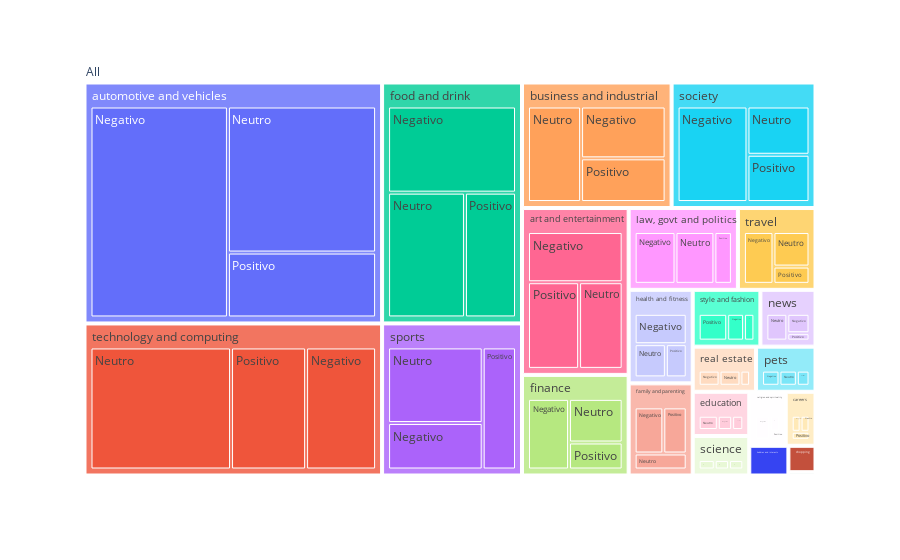

Notebook code cell kept with this figure:
### Code cell
fig = px.treemap(data, path=[px.Constant('All'), 'topic', 'var_obj_cat'], values='# of Tweets')
fig.show()

### Figure 1 — Plotly figure (JSON) as saved in the notebook; plotly's stock layout.template omitted (floating-point values rounded to 4 significant figures)
{"data": [{"branchvalues": "total", "domain": {"x": [0, 1], "y": [0, 1]}, "hovertemplate": "labels=%{label}<br># of Tweets=%{value}<br>parent=%{parent}<br>id=%{id}<extra></extra>", "ids": ["All/art and entertainment/Negativo", "All/automotive and vehicles/Negativo", "All/business and industrial/Negativo", "All/careers/Negativo", "All/education/Negativo", "All/family and parenting/Negativo", "All/finance/Negativo", "All/food and drink/Negativo", "All/health and fitness/Negativo", "All/hobbies and interests/Negativo", "All/law, govt and politics/Negativo", "All/news/Negativo", "All/pets/Negativo", "All/real estate/Negativo", "All/religion and spirituality/Negativo", "All/science/Negativo", "All/shopping/Negativo", "All/society/Negativo", "All/sports/Negativo", "All/style and fashion/Negativo", "All/technology and computing/Negativo", "All/travel/Negativo", "All/art and entertainment/Neutro", "All/automotive and vehicles/Neutro", "All/business and industrial/Neutro", "All/careers/Neutro", "All/education/Neutro", "All/family and parenting/Neutro", "All/finance/Neutro", "All/food and drink/Neutro", "All/health and fitness/Neutro", "All/hobbies and interests/Neutro", "All/home and garden/Neutro", "All/law, govt and politics/Neutro", "All/news/Neutro", "All/pets/Neutro", "All/real estate/Neutro", "All/religion and spirituality/Neutro", "All/science/Neutro", "All/shopping/Neutro", "All/society/Neutro", "All/sports/Neutro", "All/style and fashion/Neutro", "All/technology and computing/Neutro", "All/travel/Neutro", "All/art and entertainment/Positivo", "All/automotive and vehicles/Positivo", "All/business and industrial/Positivo", "All/careers/Positivo", "All/education/Positivo", "All/family and parenting/Positivo", "All/finance/Positivo", "All/food and drink/Positivo", "All/health and fitness/Positivo", "All/hobbies and interests/Positivo", "All/law, govt and politics/Positivo", "All/news/Positivo", "All/pets/Positivo", "All/real estate/Positivo", "All/religion and spirituality/Positivo", "All/science/Positivo", "All/shopping/Positivo", "All/society/Positivo", "All/sports/Positivo", "All/style and fashion/Positivo", "All/technology and computing/Positivo", "All/travel/Positivo", "All/art and entertainment", "All/automotive and vehicles", "All/business and industrial", "All/careers", "All/education", "All/family and parenting", "All/finance", "All/food and drink", "All/health and fitness", "All/hobbies and interests", "All/home and garden", "All/law, govt and politics", "All/news", "All/pets", "All/real estate", "All/religion and spirituality", "All/science", "All/shopping", "All/society", "All/sports", "All/style and fashion", "All/technology and computing", "All/travel", "All"], "labels": ["Negativo", "Negativo", "Negativo", "Negativo", "Negativo", "Negativo", "Negativo", "Negativo", "Negativo", "Negativo", "Negativo", "Negativo", "Negativo", "Negativo", "Negativo", "Negativo", "Negativo", "Negativo", "Negativo", "Negativo", "Negativo", "Negativo", "Neutro", "Neutro", "Neutro", "Neutro", "Neutro", "Neutro", "Neutro", "Neutro", "Neutro", "Neutro", "Neutro", "Neutro", "Neutro", "Neutro", "Neutro", "Neutro", "Neutro", "Neutro", "Neutro", "Neutro", "Neutro", "Neutro", "Neutro", "Positivo", "Positivo", "Positivo", "Positivo", "Positivo", "Positivo", "Positivo", "Positivo", "Positivo", "Positivo", "Positivo", "Positivo", "Positivo", "Positivo", "Positivo", "Positivo", "Positivo", "Positivo", "Positivo", "Positivo", "Positivo", "Positivo", "art and entertainment", "automotive and vehicles", "business and industrial", "careers", "education", "family and parenting", "finance", "food and drink", "health and fitness", "hobbies and interests", "home and garden", "law, govt and politics", "news", "pets", "real estate", "religion and spirituality", "science", "shopping", "society", "sports", "style and fashion", "technology and computing", "travel", "All"], "name": "", "parents": ["All/art and entertainment", "All/automotive and vehicles", "All/business and industrial", "All/careers", "All/education", "All/family and parenting", "All/finance", "All/food and drink", "All/health and fitness", "All/hobbies and interests", "All/law, govt and politics", "All/news", "All/pets", "All/real estate", "All/religion and spirituality", "All/science", "All/shopping", "All/society", "All/sports", "All/style and fashion", "All/technology and computing", "All/travel", "All/art and entertainment", "All/automotive and vehicles", "All/business and industrial", "All/careers", "All/education", "All/family and parenting", "All/finance", "All/food and drink", "All/health and fitness", "All/hobbies and interests", "All/home and garden", "All/law, govt and politics", "All/news", "All/pets", "All/real estate", "All/religion and spirituality", "All/science", "All/shopping", "All/society", "All/sports", "All/style and fashion", "All/technology and computing", "All/travel", "All/art and entertainment", "All/automotive and vehicles", "All/business and industrial", "All/careers", "All/education", "All/family and parenting", "All/finance", "All/food and drink", "All/health and fitness", "All/hobbies and interests", "All/law, govt and politics", "All/news", "All/pets", "All/real estate", "All/religion and spirituality", "All/science", "All/shopping", "All/society", "All/sports", "All/style and fashion", "All/technology and computing", "All/travel", "All", "All", "All", "All", "All", "All", "All", "All", "All", "All", "All", "All", "All", "All", "All", "All", "All", "All", "All", "All", "All", "All", "All", ""], "type": "treemap", "values": [73, 386, 70, 6, 9, 27, 52, 154, 32, 1, 42, 13, 11, 13, 13, 8, 4, 107, 67, 13, 124, 32, 58, 288, 81, 6, 12, 17, 42, 134, 21, 3, 1, 40, 17, 11, 13, 6, 8, 1, 48, 109, 8, 249, 26, 68, 128, 59, 6, 7, 22, 26, 89, 14, 9, 18, 5, 8, 6, 3, 9, 3, 47, 62, 22, 133, 13, 199, 802, 210, 18, 28, 66, 120, 377, 67, 13, 1, 100, 35, 30, 32, 22, 25, 8, 202, 238, 43, 506, 71, 3213]}], "layout": {"legend": {"tracegroupgap": 0}, "margin": {"t": 60}}}
